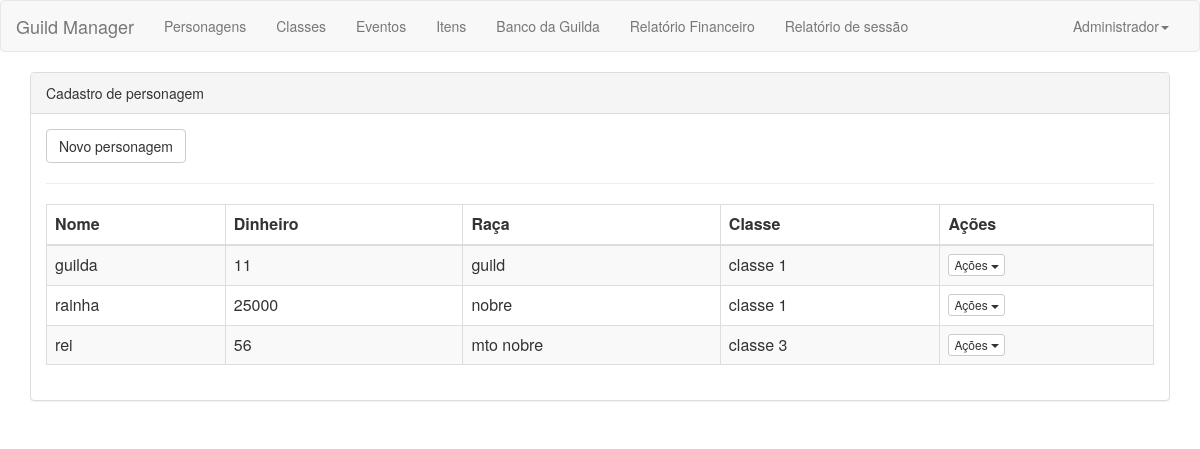
Screenshot of /personagens.php (signed in) with the database file from the repository.
### tables this page shows
CREATE TABLE `personagem` (
  `nome` varchar(45) NOT NULL,
  `dinheiro` double NOT NULL,
  `raca` varchar(45) NOT NULL,
  `usuario_nick` varchar(45) NOT NULL,
  `classe_nome` varchar(45) NOT NULL
);

### personagens.php (the view, shortened to what this page needs)
<?php
require_once('banco.php');
$query_select = "SELECT * FROM personagem WHERE usuario_nick = '" . $_SESSION['user']['nick'] . "'";
$select = mysql_query($query_select, $connect);
?>
<html>
<head>
    <link rel="stylesheet" href="css/bootstrap.css">
    <link rel="stylesheet" href="https://cdnjs.cloudflare.com/ajax/libs/normalize/5.0.0/normalize.min.css">
</head>
<body>
<?php require_once "navbar.php" ?>
<div class="container">
    <div class="panel panel-default">
        <div class="panel-heading">Cadastro de personagem</div>
        <div class="panel-body">
            <a href="/guild/cadastro_personagem.php" class="btn btn-default">Novo personagem</a>
            <hr>
            <table class="table table-bordered table-striped table-hover">
                <thead>
                <tr>
                    <th>Nome</th>
                    <th>Dinheiro</th>
                    <th>Raça</th>
                    <th>Classe</th>
                    <th>Ações</th>
                </tr>
                </thead>
                <tbody>
                <?php while ($array = mysql_fetch_array($select)) { ?>
                    <tr>
                        <td><?= $array['nome'] ?></td>
                        <td><?= $array['dinheiro'] ?></td>
                        <td><?= $array['raca'] ?></td>
                        <td><?= $array['classe_nome'] ?></td>
                        <td>
                            <div class="btn-group">
                                <button type="button" class="btn btn-default btn-xs dropdown-toggle" data-toggle="dropdown"
                                        aria-haspopup="true" aria-expanded="false">
                                    Ações <span class="caret"></span>
                                </button>
                            </div>
                        </td>
                    </tr>
                <?php } ?>
                </tbody>
            </table>
        </div>
    </div>
</div>
</body>
</html>

### navbar.php (shortened to what this page needs)
<nav class="navbar navbar-default">
    <div class="container-fluid">
        <div class="navbar-header">
            <a class="navbar-brand" href="/guild/home.php">Guild Manager</a>
        </div>
        <ul class="nav navbar-nav">
            <li><a href="/guild/personagens.php">Personagens</a></li>
            <li><a href="/guild/classe.php">Classes</a></li>
            <li><a href="/guild/evento.php">Eventos</a></li>
            <li><a href="/guild/item.php">Itens</a></li>
            <li><a href="/guild/bancoguild.php">Banco da Guilda</a></li>
            <li><a href="/guild/relatorio1.php">Relatório Financeiro</a></li>
            <li><a href="/guild/relatorio 2.php">Relatório de sessão</a></li>
        </ul>
        <div class="collapse navbar-collapse" id="bs-example-navbar-collapse-1">
            <ul class="nav navbar-nav navbar-right">
                <li class="dropdown">
                    <a href="#" class="dropdown-toggle" data-toggle="dropdown" role="button" aria-haspopup="true"
                       aria-expanded="false"><?php echo $_SESSION['user']['nome'] ?><span class="caret"></span></a>
                </li>
            </ul>
        </div>
    </div>
</nav>

### rows the page displays
personagem: nome "guilda", dinheiro "11", raca "guild", classe_nome "classe 1"
personagem: nome "rainha", dinheiro "25000", raca "nobre", classe_nome "classe 1"
personagem: nome "rei", dinheiro "56", raca "mto nobre", classe_nome "classe 3"

### other values shown
$_SESSION['user']['nome'] "Administrador"
